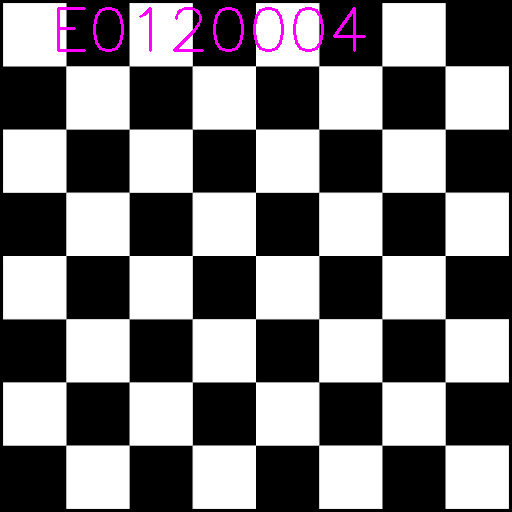
#> input picture chess.png, 512 x 512 px
$ jupyter execute CA2.ipynb   (older library calls are emulated)
#> lines starting #> are read from the running program, lines starting #| are printed output that depends on the picture; after the words box and inside, x2 and y2 are one past the last pixel; in counts of white or black regions, pixels touching at a corner belong together
[cell 1]
import numpy as np
import matplotlib.pyplot as plt
import cv2

[cell 2]
text = "E0120004"
font = cv2.FONT_HERSHEY_SIMPLEX
position = (50, 50)

font_scale = 2
font_color = (255, 0, 255)
font_thickness = 2

Reading and Writing an Image

[cell 3]
img = cv2.imread('chess.png')
#> img is the input picture: shape (512, 512, 3); mean B, G, R 126.4, 124, 126.4
img = cv2.cvtColor(img,cv2.COLOR_BGR2RGB)
cv2.putText(img, text, position, font, font_scale, font_color, font_thickness)

plt.imshow(img)

[cell 4]
cv2.imwrite('chess.png',img)
#> Out = True

Extract Color from Image

[cell 5]
img_red = img.copy()
img_red[:,:,1] = 0
img_red[:,:,2] = 0
cv2.putText(img_red, text, position, font, font_scale, font_color, font_thickness)
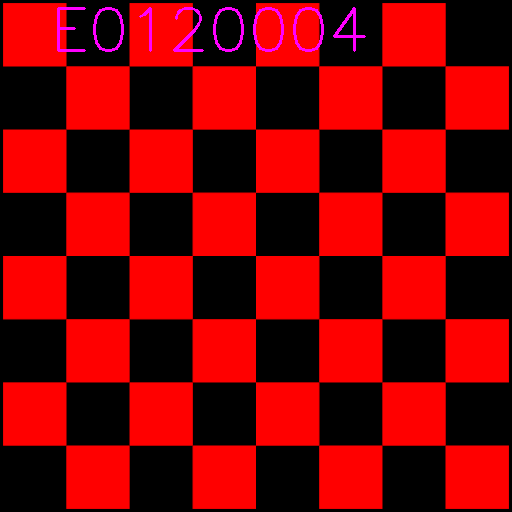
#> img_red: shape (512, 512, 3); mean R, G, B 126.4, 0, 2.4
plt.imshow(img_red)

[cell 6]
img_green = img.copy()
img_green[:,:,0] = 0
img_green[:,:,2] = 0
cv2.putText(img_green, text, position, font, font_scale, font_color, font_thickness)
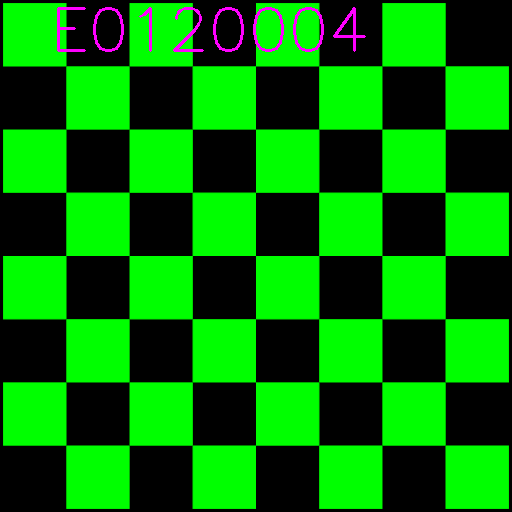
#> img_green: shape (512, 512, 3); mean R, G, B 2.4, 124, 2.4
plt.imshow(img_green)

[cell 7]
img_blue = img.copy()
img_blue[:,:,0] = 0
img_blue[:,:,1] = 0
cv2.putText(img_blue, text, position, font, font_scale, font_color, font_thickness)
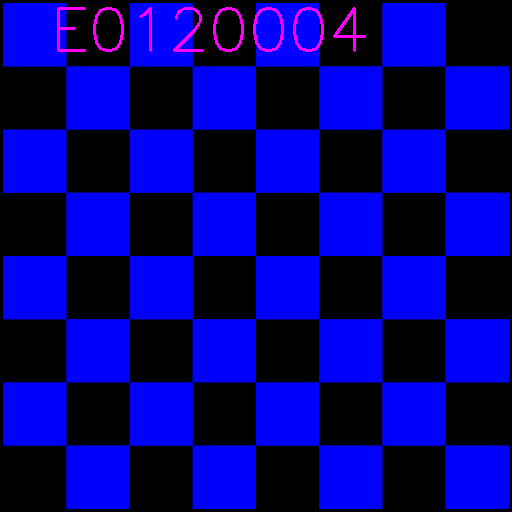
#> img_blue: shape (512, 512, 3); mean R, G, B 2.4, 0, 126.4
plt.imshow(img_blue)

Resize an Img

[cell 8]
print(img.shape)
#| (512, 512, 3)
img_resize = img.copy()

[cell 9]
img_resize = cv2.resize(img_resize,(1000,500))
cv2.putText(img_resize, text, position, font, font_scale, font_color, font_thickness)
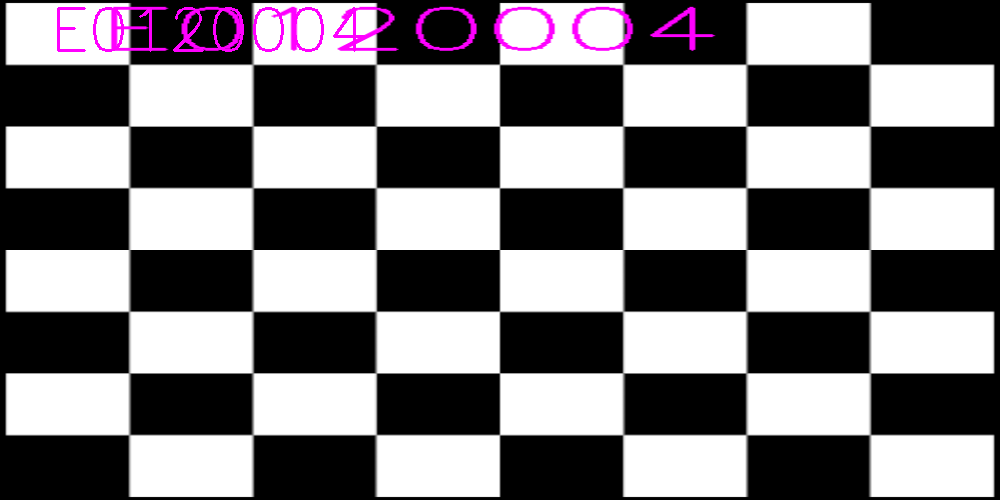
#> img_resize: shape (500, 1000, 3); mean R, G, B 126.8, 123.2, 126.8
plt.imshow(img_resize)

[cell 10]
img_resize.shape
#> Out = (500, 1000, 3)

Resize using ratio

[cell 11]
img_ratio = img.copy()

[cell 12]
new_img = cv2.resize(img_ratio,(0,0),img_ratio,0.5,0.5)
cv2.putText(new_img, text, position, font, font_scale, font_color, font_thickness)
#> new_img: shape (256, 256, 3); mean R, G, B 129, 120.9, 129
plt.imshow(new_img)

[cell 13]
new_img.shape
#> Out = (256, 256, 3)

Interpolation

[cell 14]
img_inter = img.copy()

[cell 15]
img_near = cv2.resize(img_inter,(600,600),interpolation= cv2.INTER_NEAREST)
cv2.putText(img_near, text, position, font, font_scale, font_color, font_thickness)
#> img_near: shape (600, 600, 3); mean R, G, B 127.2, 123.2, 127.2
plt.imshow(img_near)

[cell 16]
img_bilinear = cv2.resize(img_inter,(600,600),interpolation= cv2.INTER_LINEAR)
cv2.putText(img_bilinear, text, position, font, font_scale, font_color, font_thickness)
#> img_bilinear: shape (600, 600, 3); mean R, G, B 127.1, 123.2, 127.1
plt.imshow(img_bilinear)

[cell 17]
img_cubic = cv2.resize(img_inter,(600,600),interpolation= cv2.INTER_CUBIC)
cv2.putText(img_cubic, text, position, font, font_scale, font_color, font_thickness)
#> img_cubic: shape (600, 600, 3); mean R, G, B 127.2, 123.3, 127.2
plt.imshow(img_cubic)

[cell 18]
img_lancz = cv2.resize(img_inter,(600,600),interpolation= cv2.INTER_LANCZOS4)
cv2.putText(img_lancz, text, position, font, font_scale, font_color, font_thickness)
#> img_lancz: shape (600, 600, 3); mean R, G, B 127.3, 123.4, 127.3
plt.imshow(img_lancz)

Module 2

Color MAPPING - Gray,RGB, HSV,HLS

[cell 19]
img = cv2.imread('chess.png')
img_hsv = cv2.cvtColor(img,cv2.COLOR_BGR2HSV)
#> img_hsv: shape (512, 512, 3); mean H, S, V 1.4, 2.4, 126.4
cv2.putText(img_hsv, text, position, font, font_scale, font_color, font_thickness)
plt.imshow(img_hsv)

[cell 20]
img = cv2.imread('chess.png')
img_hls = cv2.cvtColor(img,cv2.COLOR_BGR2HLS)
#> img_hls: shape (512, 512, 3); mean of channels 0, 1, 2 1.4, 125.2, 2.4
cv2.putText(img_hls, text, position, font, font_scale, font_color, font_thickness)
plt.imshow(img_hls)

[cell 21]
img = cv2.imread('chess.png')
img_rgb = cv2.cvtColor(img,cv2.COLOR_BGR2RGB)
cv2.putText(img_rgb, text, position, font, font_scale, font_color, font_thickness)
plt.imshow(img_rgb)

[cell 22]
img = cv2.imread('chess.png')
img_hls = cv2.cvtColor(img,cv2.COLOR_BGR2GRAY)
#> img_hls: shape (512, 512)
cv2.putText(img_hls, text, position, font, font_scale, font_color, font_thickness)
#> img_hls: shape (512, 512); min 0, max 255, mean 126.4
plt.imshow(img_hls,cmap = 'gray')

Threshold

[cell 23]
img = cv2.imread('chess.png',0) # adding 0 to read it black and white
cv2.putText(img, text, position, font, font_scale, font_color, font_thickness)
plt.imshow(img,cmap = 'gray')

[cell 24]
ret,thr = cv2.threshold(img,127,255,cv2.THRESH_BINARY)
#> thr: shape (512, 512); 49.8% white; 4 white regions, box (x1, y1, x2, y2) and area: (3, 3, 509, 509) 129425, (93, 7, 124, 52) 340, (213, 7, 244, 52) 340, (333, 7, 366, 52) 320
cv2.putText(thr, text, position, font, font_scale, font_color, font_thickness)
plt.imshow(thr,cmap = "gray")

[cell 25]
ret,thr = cv2.threshold(img,127,255,cv2.THRESH_BINARY_INV)
cv2.putText(thr, text, position, font, font_scale, font_color, font_thickness)
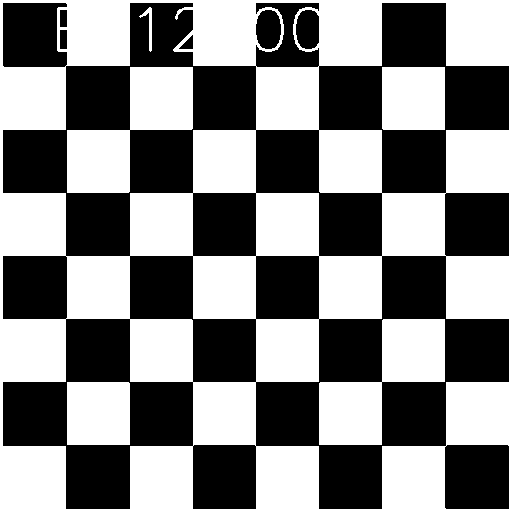
#> thr: shape (512, 512); 51.2% white; 6 black regions, box (x1, y1, x2, y2) and area: (3, 3, 509, 509) 125983, (256, 10, 281, 49) 807, (296, 10, 319, 49) 775, (60, 30, 67, 49) 133, (60, 10, 67, 27) 119, (179, 35, 193, 49) 105
plt.imshow(thr,cmap = "gray")

[cell 26]
ret,thr = cv2.threshold(img,127,255,cv2.THRESH_TRUNC)
cv2.putText(thr, text, position, font, font_scale, font_color, font_thickness)
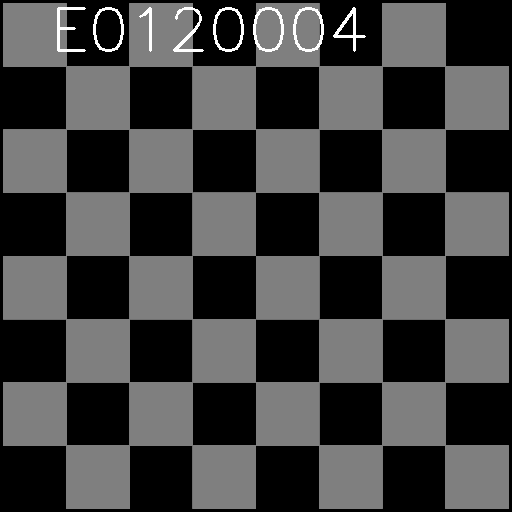
#> thr: shape (512, 512); min 0, max 255, mean 65.3
plt.imshow(thr,cmap = "gray")

[cell 27]
ret,thr = cv2.threshold(img,127,255,cv2.THRESH_TOZERO)
cv2.putText(thr, text, position, font, font_scale, font_color, font_thickness)
plt.imshow(thr,cmap = "gray")

[cell 28]
ret,thr = cv2.threshold(img,127,255,cv2.THRESH_TOZERO_INV)
cv2.putText(thr, text, position, font, font_scale, font_color, font_thickness)
#> thr: shape (512, 512); min 0, max 255, mean 3.3
plt.imshow(thr,cmap = "gray")

[cell 29]
block_size = 11
constant = 0
thresh2 = cv2.adaptiveThreshold(img, 255, cv2.ADAPTIVE_THRESH_MEAN_C, cv2.THRESH_BINARY, block_size, constant)
cv2.putText(thresh2, text, position, font, font_scale, font_color, font_thickness)
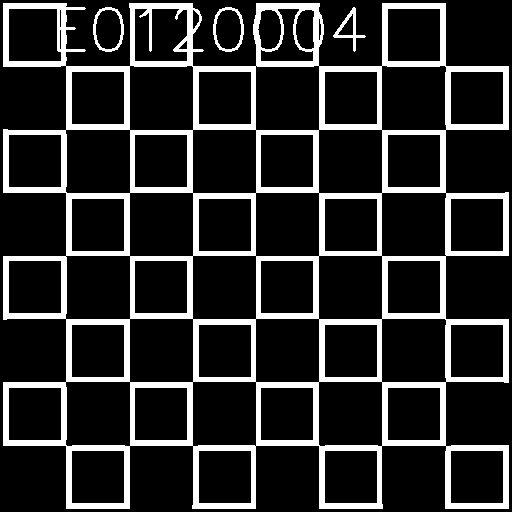
#> thresh2: shape (512, 512); 17% white; 4 white regions, box (x1, y1, x2, y2) and area: (3, 3, 509, 509) 43559, (93, 7, 124, 52) 340, (213, 7, 244, 52) 340, (333, 7, 366, 52) 320
plt.imshow(thresh2)

Image Gradient

[cell 30]
image_path = 'chess.png'
image = cv2.imread(image_path, cv2.IMREAD_GRAYSCALE)

[cell 31]
#Sobel filter
gradient_x = cv2.Sobel(image, cv2.CV_64F, 1, 0, ksize=3)
gradient_y = cv2.Sobel(image, cv2.CV_64F, 0, 1, ksize=3)
cv2.putText(gradient_x, text, position, font, font_scale, font_color, font_thickness)
#> gradient_x: shape (512, 512) float64; min -1020, max 1020, mean 2.5
plt.imshow(gradient_x,cmap="gray")

[cell 32]
cv2.putText(gradient_y, text, position, font, font_scale, font_color, font_thickness)
#> gradient_y: shape (512, 512) float64; min -1020, max 1020, mean 2.4
plt.imshow(gradient_y,cmap="gray")

[cell 33]
gradient_orientation = np.arctan2(gradient_y, gradient_x) * (180 / np.pi)
cv2.putText(gradient_orientation, text, position, font, font_scale, font_color, font_thickness)
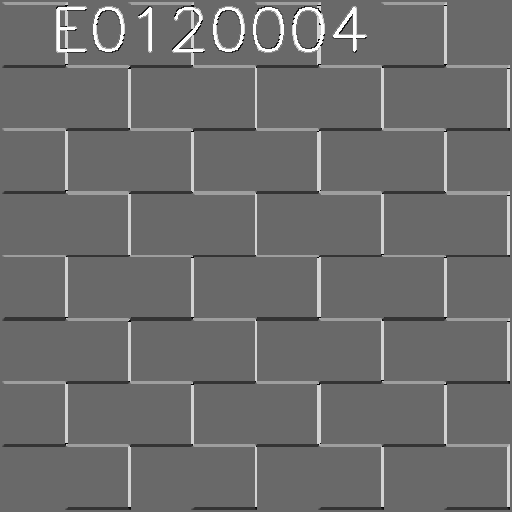
#> gradient_orientation: shape (512, 512) float64; min -179.9, max 255, mean 6.3; drawn with min black and max white
plt.imshow(gradient_orientation,cmap = 'gray')

[cell 34]
#prewitt filter
image_path = 'chess.png'
image = cv2.imread(image_path, cv2.IMREAD_GRAYSCALE)
kernel_x = np.array([[-1, 0, 1],
                     [-1, 0, 1],
                     [-1, 0, 1]])

kernel_y = np.array([[-1, -1, -1],
                     [0, 0, 0],
                     [1, 1, 1]])
# Apply the Prewitt kernels to compute gradients
gradient_x = cv2.filter2D(image, cv2.CV_64F, kernel_x)
gradient_y = cv2.filter2D(image, cv2.CV_64F, kernel_y)
# Display the original image and gradient magnitude
cv2.putText(gradient_x, text, position, font, font_scale, font_color, font_thickness)
#> gradient_x: shape (512, 512) float64; min -765, max 765, mean 2.5
plt.imshow(gradient_x,cmap="gray")

[cell 35]
plt.imshow(gradient_y,cmap="gray")
cv2.putText(gradient_y, text, position, font, font_scale, font_color, font_thickness)
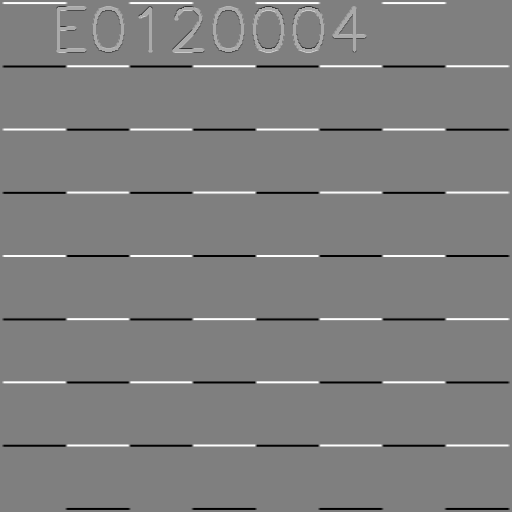
#> gradient_y: shape (512, 512) float64; min -765, max 765, mean 2.4; drawn with min black and max white

[cell 36]
gradient_magnitude = np.sqrt(gradient_x**2 + gradient_y**2)
cv2.putText(gradient_magnitude, text, position, font, font_scale, font_color, font_thickness)
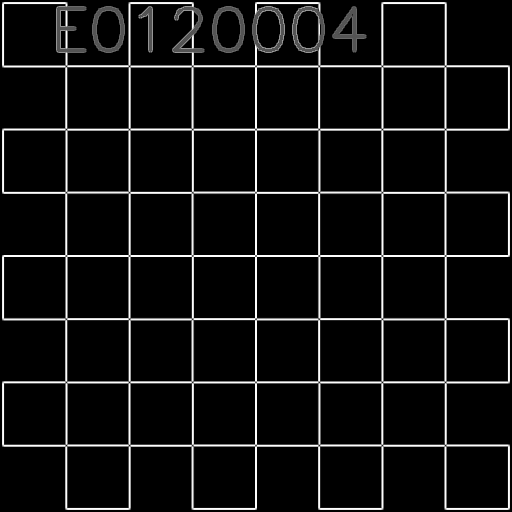
#> gradient_magnitude: shape (512, 512) float64; min 0, max 765, mean 50.4; drawn with min black and max white
plt.imshow(gradient_magnitude,cmap="gray")

[cell 37]
gradient_orientation = np.arctan2(gradient_y, gradient_x) * (180 / np.pi)
cv2.putText(gradient_orientation, text, position, font, font_scale, font_color, font_thickness)
plt.imshow(gradient_orientation,cmap = 'gray')

$ run again, with newpicture.jpg saved as chess.png
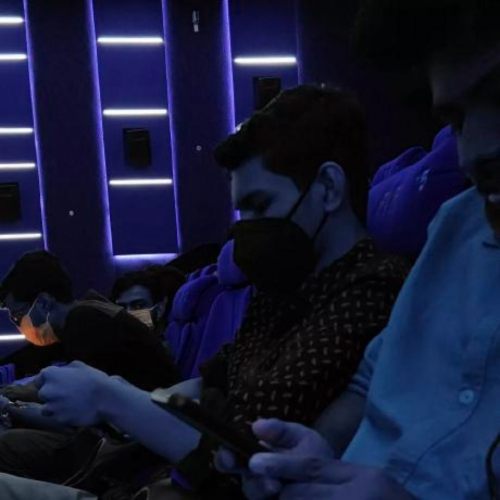
#> input picture newpicture.jpg, 1000 x 1000 px (shown at 1/2 size)
#> img is the input picture: shape (1000, 1000, 3); mean B, G, R 51.1, 24.8, 20.7
#> `cv2.imwrite('chess.png',img)`: Out = True
#| (1000, 1000, 3)
#> `ret,thr = cv2.threshold(img,127,255,cv2.THRESH_BINARY)`:
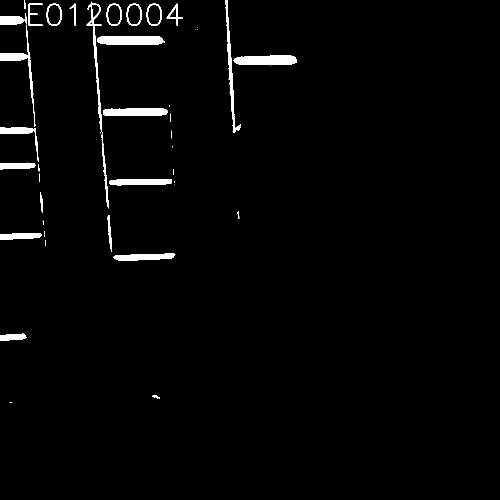
#> thr: shape (1000, 1000) (shown at 1/2 size); 2% white; 44 white regions (15 under 20 px), largest, box (x1, y1, x2, y2) and area: (194, 72, 330, 90) 2126, (467, 111, 594, 131) 2125, (206, 217, 335, 232) 1775
#> thresh2: shape (1000, 1000); 27.7% white; 8075 white regions (6124 under 20 px), largest, box (x1, y1, x2, y2) and area: (681, 369, 954, 938) 8943, (12, 720, 406, 927) 7889, (181, 0, 383, 533) 7435
#> `cv2.putText(gradient_orientation, text, position, font, font_scale, fo..`:
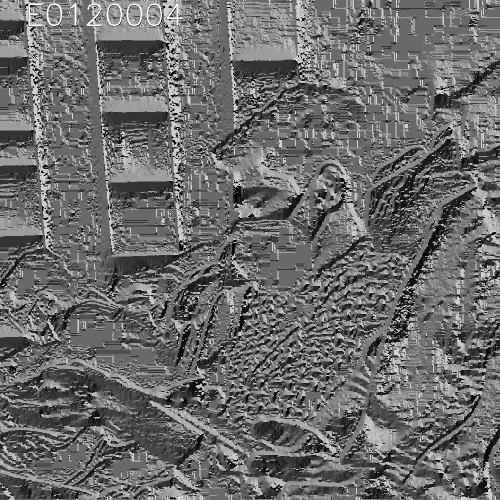
#> gradient_orientation: shape (1000, 1000) float64 (shown at 1/2 size); min -179.9, max 255, mean 4.2; drawn with min black and max white
